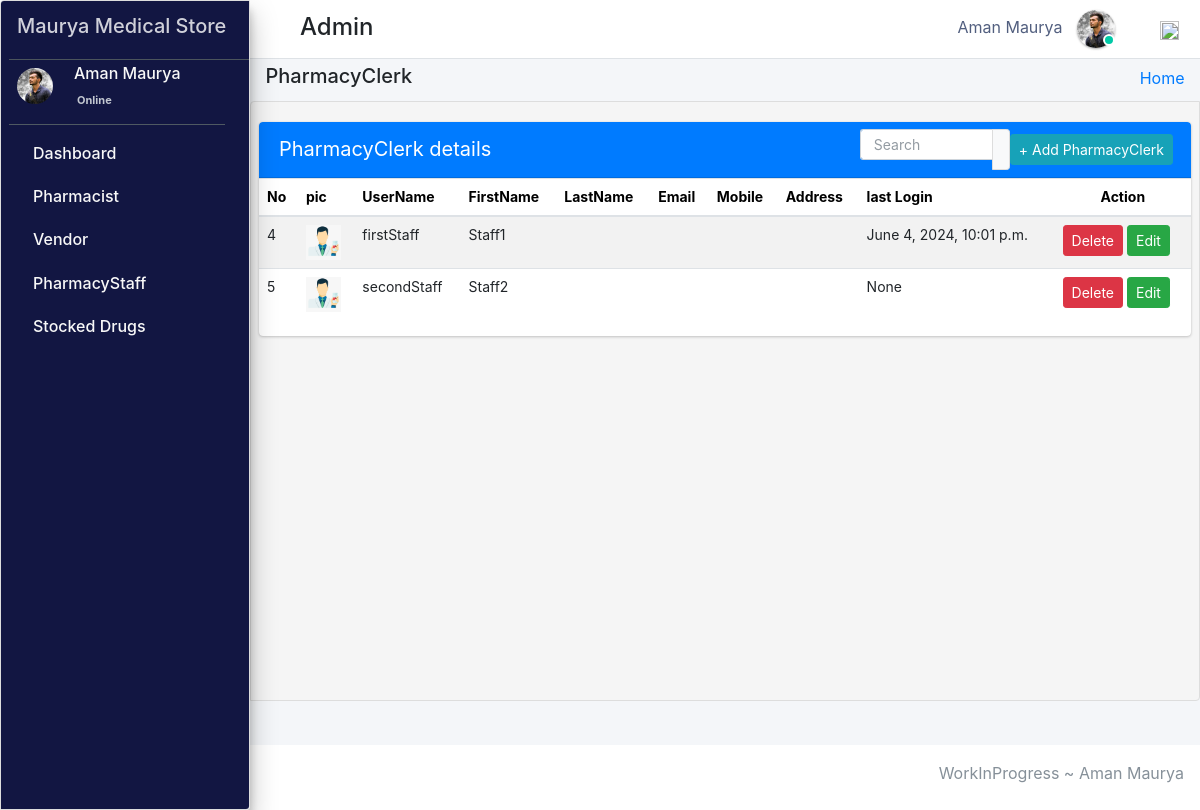
Screenshot of /admin_user/admin_user/manage_pharmacyClerk/ (signed in) with the database file from the repository.
### pharmacy/models.py (models this page shows, shortened)
class CustomUser(AbstractUser):
    user_type_data = ((1, "AdminHOD"), (2, "Pharmacist"), (3, "Doctor"), (4, "PharmacyClerk"),(5, "Patients"))
    user_type = models.CharField(default=1, choices=user_type_data, max_length=10)

class AdminHOD(models.Model):
    gender_category=(
        ('Male','Male'),
        ('Female','Female'),
    )
    admin = models.OneToOneField(CustomUser,null=True, on_delete = models.CASCADE)
    emp_no= models.CharField(max_length=100,null=True,blank=True)
    gender=models.CharField(max_length=100,null=True,choices=gender_category)
    mobile=models.CharField(max_length=10,null=True,blank=True)
    address=models.CharField(max_length=300,null=True,blank=True)
    profile_pic=models.ImageField(default="admin.png",null=True,blank=True)
    created_at = models.DateTimeField(auto_now_add=True)
    updated_at = models.DateTimeField(auto_now=True)
    date_employed=models.DateTimeField(auto_now_add=True, auto_now=False)
    objects = models.Manager()

class PharmacyClerk(models.Model):
    gender_category=(
        ('Male','Male'),
        ('Female','Female'),
    )
    admin = models.OneToOneField(CustomUser,null=True, on_delete = models.CASCADE)
    emp_no=models.CharField(max_length=100,null=True,blank=True)
    gender=models.CharField(max_length=100,null=True,choices=gender_category)
    mobile=models.CharField(max_length=10,null=True,blank=True)
    address=models.CharField(max_length=300,null=True,blank=True)
    profile_pic=models.ImageField(default="images2.png",null=True,blank=True)
    age= models.IntegerField(default='0', blank=True, null=True)
    created_at = models.DateTimeField(auto_now_add=True)
    updated_at = models.DateTimeField(auto_now=True)
    objects = models.Manager()

### pharmacy/HODViews.py (the view)
# urls.py: path('admin_user/admin_user/manage_pharmacyClerk/',HODViews.managePharmacyClerk,name='manage_pharmacyClerk'),
def managePharmacyClerk(request):
    staffs = PharmacyClerk.objects.all()
    context = {
        "staffs": staffs,
         "title":"Manage PharmacyClerk"
    }
    return render(request,'hod_templates/manage_pharmacyClerk.html',context)

### pharmacy/LoginCheckMiddleWare.py (called while the page is built, shortened)
    def process_view(self, request, view_func, view_args, view_kwargs):
        modulename = view_func.__module__
        user = request.user
        if user.is_authenticated:
            if user.user_type == "1":
                if modulename == "pharmacy.HODViews":
                    pass
                elif modulename == "":
                    pass
                elif modulename == "pharmacy.views" or modulename == "django.views.static":
                    pass
                else:
                    pass
            else:
                return redirect("login")
        else:
            if request.path == reverse("login"):
                pass
            else:
                return redirect("login")

### pharmacy/templates/hod_templates/manage_pharmacyClerk.html (shortened to what this page needs)
{% extends 'hod_templates/base_template.html'%} {% block page_title %}
<h5>PharmacyClerk</h5>
{% endblock page_title %} {% block main_content %}
<section class="content">
    <div class="row">
        <div class="col-md-12">
            <div class="card card-primary sc">
                <div class="card-header">
                    <span>PharmacyClerk details</span>
                    <div class="card-tools d-flex">
                        <div class="input-group input-group-sm" style="width: 150px;">
                            <input type="text" name="search" class="form-control float-right" placeholder="Search" id="pple">
                            <div class="input-group-append">
                                <button type="submit" class="btn btn-default"></button>
                            </div>
                        </div>
                        <a class="btn btn-sm btn-info mr-2" href="{% url 'add_pharmacyClerk' %}" role="button">+ Add PharmacyClerk</a>
                    </div>
                </div>
                <table class="table" id="plist">
                    <thead>
                        <tr>
                            <th>No</th>
                            <th>pic</th>
                            <th>UserName</th>
                            <th>FirstName</th>
                            <th>LastName</th>
                            <th>Email</th>
                            <th>Mobile</th>
                            <th>Address</th>
                            <th>last Login</th>
                            <th class="text-center">Action</th>
                        </tr>
                    </thead>
                    <tbody>
                        {% for staff in staffs %}
                        <tr class="hov">
                            <td>{{staff.id}}</td>
                            <td> <img src="{{staff.profile_pic.url}}" class="" width="35" height="35" alt=""></td>
                            <td>{{staff.admin.username}}</td>
                            <td>{{staff.admin.first_name}}</td>
                            <td>{{staff.admin.last_name}}</td>
                            <td>{{staff.admin.email}}</td>
                            <td>{{staff.mobile}}</td>
                            <td>{{staff.address}}</td>
                            <td>{{staff.admin.last_login}}</td>
                            <td><a href="{% url 'delete_clerk' staff.id %}" class="btn btn-sm btn-danger">Delete</a>
                                <a href="{% url 'edit_clerk' staff.admin.id %}" class="btn btn-sm btn-success">Edit</a>
                            </td>
                        </tr>
                        {% endfor %}
                    </tbody>
                </table>
            </div>
        </div>
    </div>
</section>
{% endblock %}

### pharmacy/templates/hod_templates/base_template.html (shortened to what this page needs)
{% extends 'base_file.html' %} {% block htm %}
<body class="hold-transition sidebar-mini layout-fixed">
    <div class="wrapper">
        <nav class="main-header navbar navbar-expand navbar-white navbar-light">
            <ul class="navbar-nav">
                <li class="nav-item">
                    <a class="nav-link" data-widget="pushmenu" href="#" role="button"></a>
                </li>
            </ul>
            <h4 style="margin-left: 10px; margin-top: 5px;">Admin </h4>
            <ul class="navbar-nav ml-auto">
                <li class="mx-3">
                    <a href="#" class="sm-submenu-with-image a">
                        <span>{{user.first_name}}  {{user.last_name}}</span>
                        <img src="{{request.user.adminhod.profile_pic.url}}" class="img-circle elevation-1" width="38" height="38" alt="">
                        <span class="avatar-status avatar-sm-status avatar-status-success"></span>
                    </a>
                </li>
                <li class="nav-item dropdown ml-3 low">
                    <a href="#" class="btn btn-outlined btn-black text-muted bg-transparent " data-toggle="dropdown" aria-expanded="false" data-wow-delay="0.7s"><img src="https://img.icons8.com/ios/50/000000/settings.png" width="19" height="19">
                    </a>
                </li>
            </ul>
        </nav>
        {% include 'hod_templates/sidebar.html'%}
        <div class="content-wrapper">
            <div class="content-header">
                <div class="container-fluid">
                    <div class="row ">
                        <div class="col-sm-6">
                            <h1 class="m-0 text-dark">
                                {% block page_title %} {% endblock page_title %}
                            </h1>
                        </div>
                        <div class="col-sm-6 ">
                            <ol class="breadcrumb float-sm-right">
                                <li class="breadcrumb-item"><a href="{%url  'admin_dashboard' %}">Home</a></li>
                            </ol>
                        </div>
                    </div>
                </div>
            </div>
            {% block main_content %} {% endblock main_content %}
        </div>
        {% include 'hod_templates/footer.html'%}
    </div>
    {% endblock htm %}

### pharmacy/templates/hod_templates/sidebar.html (shortened to what this page needs)
<aside class="main-sidebar sidebar-dark-primary elevation-4">
    <a href="" class="brand-link ml-2">
        <span><h5>Maurya Medical Store</h5></span>
    </a>
    <div class="sidebar">
        <div class="user-panel mr-3">
            <div class="pull-left image sm-submenu-with-image a ml-2 ">
                <img src="{{request.user.adminhod.profile_pic.url}}" class="img-circle mt-2" width="36" height="36" alt="User Image">
            </div>
            <div class="pull-left info">
                <p>{{user.first_name}} {{user.last_name}}</p>
                <a href="#"> Online</a>
            </div>
        </div>
        <nav class="mt-2">
            <ul class="nav nav-pills nav-sidebar flex-column" data-widget="treeview" role="menu" data-accordion="false">
                <li class="nav-item">
                    <a href="{% url  'admin_dashboard' %}" class="nav-link">
                        <p>
                            Dashboard
                        </p>
                    </a>
                </li>
                <li class="nav-item">
                    <a href="#" class="nav-link">
                        <p>
                            Pharmacist
                        </p>
                    </a>
                </li>
                <li class="nav-item">
                    <a href="#" class="nav-link">
                        <p>
                            Vendor
                        </p>
                    </a>
                </li>
                <li class="nav-item">
                    <a href="#" class="nav-link">
                        <p>
                            PharmacyStaff
                        </p>
                    </a>
                </li>
                <li class="nav-item">
                    <a href="#" class="nav-link">
                        <p>
                            Stocked Drugs
                        </p>
                    </a>
                </li>
            </ul>
        </nav>
    </div>
</aside>

### static/css/main.css (style rules this page uses)
html { font-family: sans-serif; line-height: 1.15; -webkit-text-size-adjust: 100%; -webkit-tap-highlight-color: transparent; }
body { overflow-y: hidden; overflow-x: hidden; font-family: -apple-system, BlinkMacSystemFont, "Segoe UI", Roboto, "Helvetica Neue", Arial, "Noto Sans", sans-serif, "Apple Color Emoji", "Segoe UI Emoji", "Segoe UI Symbol", "Noto Color Emoji" !important; }
th { color: rgb(0, 0, 0); font-size: 14px !important; }
.content { background-color: #f5f5f5; border: 1px solid #dddddd; border-radius: 4px 0px 4px 0px; left: -1px; padding: 10px 7px 5px; }
.main-sidebar { background: #ffffff; border: 1px solid #dddddd; border-radius: 4px 0px 4px 0px; font-weight: bold; }
.content { height: 75vh; overflow-y: scroll; overflow-x: hidden; }
.sc { white-space: nowrap; display: block; overflow-x: hidden !important; }
.content .row { margin-top: 20px !important; }
.main-sidebar { background-color: #121642 !important; color: white !important; }
.main-sidebar p { color: #f8f8f8 !important; font-weight: 500 !important }
td { font-size: 14px !important; }
.hov { transition: transform .5s; }
.avatar-status { position: absolute; bottom: 12px; right: 75.4px; display: -ms-inline-flexbox; display: inline-flex; -ms-flex-negative: 0; flex-shrink: 0; -ms-flex-pack: center; justify-content: center; -ms-flex-align: center; align-items: center; white-space: nowrap; text-align: center; vertical-align: baseline; font-weight: 600; border: .125rem solid #fff; width: 12px; height: 12px; line-height: 1; font-size: .71094rem; border-radius: 50%; }
.avatar-status-success { color: #fff; background-color: #00c9a7; }
.card-header span { font-size: 20px !important; }
.table>tbody>tr>td, .table>tbody>tr>th, .table>tfoot>tr>td, .table>tfoot>tr>th, .table>thead>tr>td, .table>thead>tr>th { padding: 8px; line-height: 1.42857143; vertical-align: top; }
.pull-left { float: left; }
.pull-left { float: left!important; }
.user-panel>.info { padding: 5px 5px 5px 15px; line-height: 1; position: absolute; left: 55px; }
.user-panel>.info>p { font-weight: 600; margin-bottom: 9px; }
p { margin: 0 0 10px; }
.user-panel { padding-bottom: 20px; }
.user-panel:after { clear: both; }
.user-panel:before, .user-panel:after { content: " "; display: table; }
.user-panel>.info>a { text-decoration: none; padding-right: 5px; margin-top: 3px; font-size: 11px; overflow: hidden; white-space: nowrap; }
.table { background: white !important; }
.container-fluid { width: 100%; padding-right: 15px; padding-left: 15px; margin-right: auto; margin-left: auto; }
.row { display: flex; flex-wrap: wrap; margin-right: -15px; margin-left: -15px; }
.d-flex { display: flex !important; z-index: 44; }
.d-flex { display: flex !important; }
input { text-indent: 5px !important; }
input::placeholder { text-indent: 5px !important; }
.table tbody tr:nth-of-type(odd) { background-color: rgba(0, 0, 0, .05) !important; }
.table tbody tr:nth-of-type(odd) { background-color: rgba(197, 197, 197, 0.05) !important; }
.img-circle { border-radius: 50%; }
.content-wrapper .content-header { padding: 5px 0.5rem !important; }

### static/css/profile.css (style rules this page uses)
li { list-style-type: none ! }
.form-control { font-size: .875rem; }
.input-group { transition: all .15s ease; border-radius: .375rem; box-shadow: none; }
.input-group .form-control { box-shadow: none; }
.input-group .form-control:not(:last-child) { padding-right: 0; border-right: 0; }
.navbar-nav span { color: #525f7f !important; margin-right: 10px !important; }
body { font-family: 'Rubik', sans-serif; height: 100% !important; }
input { text-indent: 5px !important; }
input::placeholder { text-indent: 5px !important; }
.table tbody tr:nth-of-type(odd) { background-color: rgba(0, 0, 0, .05) !important; }

### rows the page displays
CustomUser: first_name "Aman", last_name "Maurya", user.adminhod.profile_pic (picture)
PharmacyClerk: id "4", profile_pic (picture), admin.username "firstStaff", admin.first_name "Staff1", admin.last_login "June 4, 2024, 10:01 p.m."
PharmacyClerk: id "5", profile_pic (picture), admin.username "secondStaff", admin.first_name "Staff2", admin.last_login "None"
